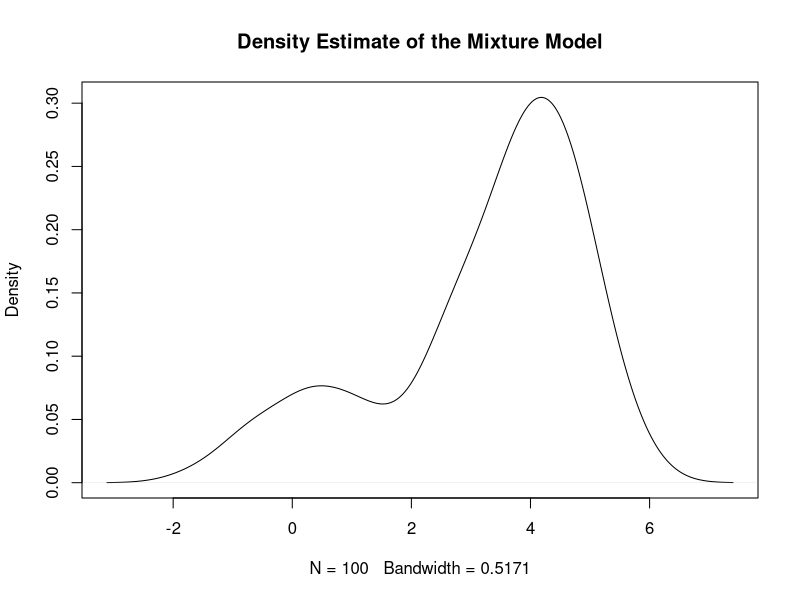
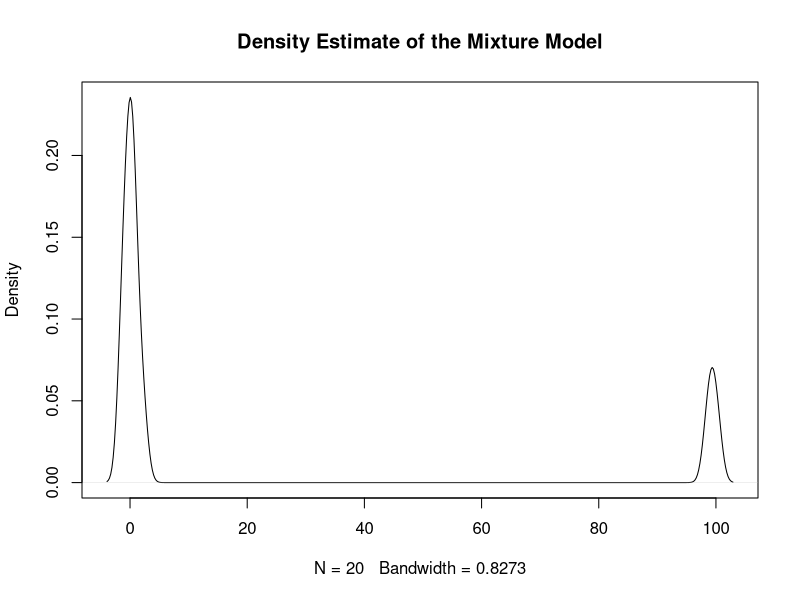
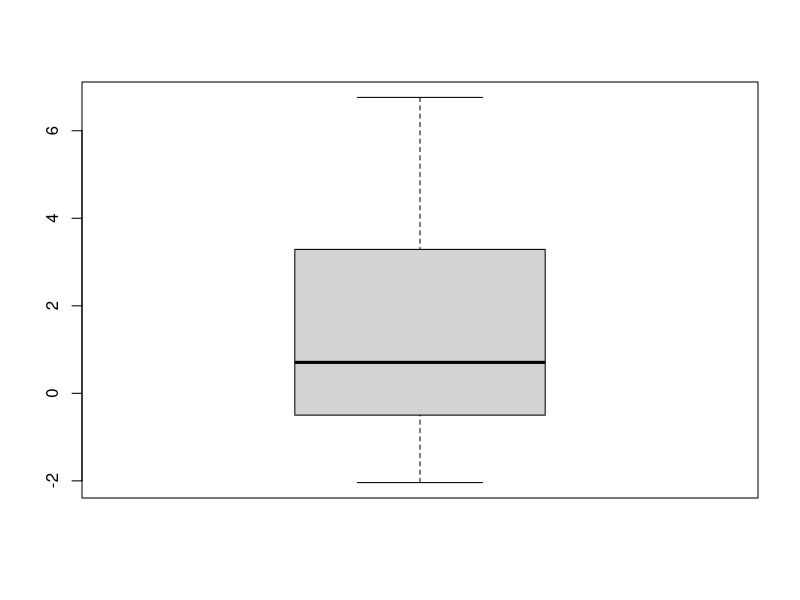
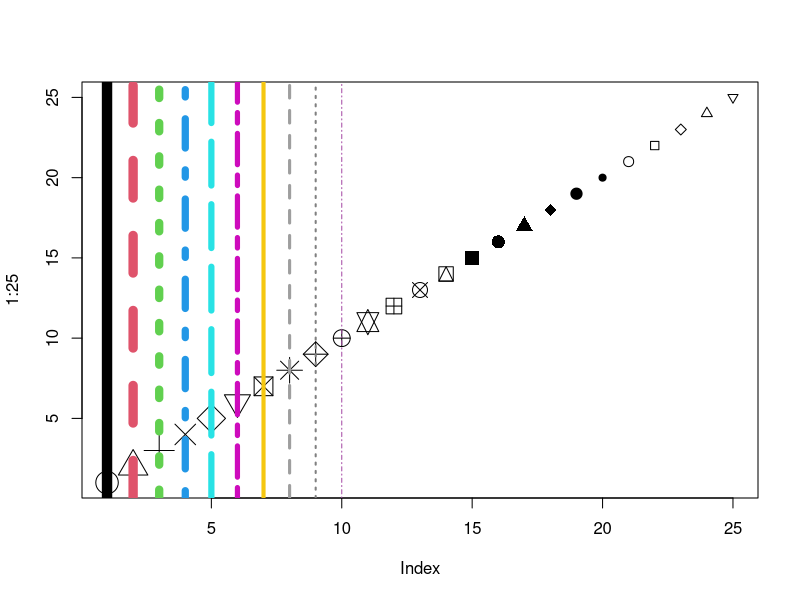
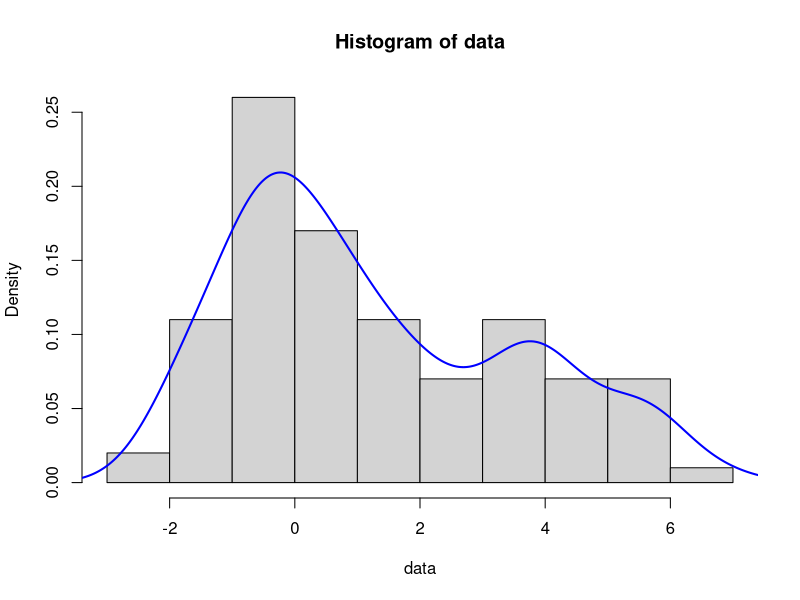

The R script that drew these images, in order: (Note: this script raises an error after producing the figures.)
              ############ APPLIED STATISTICS -> EXERCISE 2 ############

        
rm(list = ls()) # rm() -----> remove objects; ls() -----> list of all objects

norm.contaminated.sample <- function(mu1, sigma1, mu2 = 0, sigma2 = 1, proportion = 1/2, size=1) {
  p = runif(size, 0, 1) > proportion;
  return(rnorm(size, mu1 + (mu2 - mu1)*p, sigma1 + (sigma2-sigma1)*p))
}

generate.contaminated = function (n, prop, mu1=0, sigma1=1, mu2 = 0, sigma2 = 1) {
  u = runif(n, 0, 1)
  rand.samples = rep(NA, n)
  for (i in 1:n) {
    if (u[i] < prop) {
      rand.samples[i] = rnorm(1, mu1, sigma1)
    } else {
      rand.samples[i] = rnorm(1, mu2, sigma2)
    }
  }
  return(rand.samples)
}

x = generate.contaminated(n=100, prop=1/5, mu1=0, sigma1=1, mu2=4, sigma2=1)
y = norm.contaminated.sample(100, 1, proportion=1/5, size=20)
plot(density(x), main="Density Estimate of the Mixture Model")
plot(density(y), main="Density Estimate of the Mixture Model")

                                            ### Задача 1 ###
# Като използвате функцията norm.contaminated.sample(), генерирайте 100 проявления на случайната 
# величина Z с плътност f_Z(x)=f_X(x)*3/4+f_Y(x)*1/4, където f_X(x) и f_Y(x) са плътностите 
# съответно на X~N(0,1) и Y~N(4,1). Постройте boxplot и хистограма на получените данни. Можем ли
# да приемем нулевата хипотеза, че данните са нормално разпледелени с очакване 1 при ниво на съгласие
# alpha=0.05? Каква е стойността на p-value на статистиката? Нормално ли са разпределени данните?

n=100
data=norm.contaminated.sample(0,1,4,1,proportion=3/4,size=n)
boxplot(data,col = "lightgrey",outcol="red", outlwd=2)
{
  ?par
  ?points
  plot(1:25,pch=1:25,cex=seq(3,1,length.out = 25))
  abline(v=1:10,lty=1:10,col=c(1:8,rgb(0.5,0.5,0.5),rgb(165/255,75/255,165/255)),lwd=10:1)
}
d=density(data,bw="SJ")
h=hist(data,prob=TRUE)
lines(d,col='blue',lwd=2)
curve(dnorm(data, mean=mean(data), sd=sd(data)), add=TRUE, col=2,lwd=2)
(mu=mean(data))
(sd=sd(data))
(tStat=sqrt(n)*(mu-1)/sd)
alpha=0.05;
(criticalValue=abs(qt(alpha/2,n-1)))
(p_value=2*pt(abs(tStat),df=n-1,lower.tail=FALSE))

t.test(data, mu=1)
shapiro.test(data)
ks.test(data,"pnorm")

                                              ### Задача 2 ###
# Напишете функция, която връща доверителен интервал (lowerBound и upperBound) с ниво 
# confLevel (с default value 0.95) за средното на извадка x. Като изполвате функцията 
# missing(), конструирайте функцията така, че да използва нормално разпределение или
# Student разпределение според входните аргументи. Направете проверка за входната стойност 
# на аргумета confLevel.

conf.interval = function (x, confLevel = 0.95, sigma = sd(x)) {
  alpha = 1 - confLevel
  n = length(x)
  xbar = mean(x)
  se = sigma / sqrt(n)
  
  # calculate the critical value
  if (missing(sigma)) {
    critical.value = qt(1-alpha/2, df=n-1)
  } else {
    critical.value = qnorm(1-alpha/2)
  }

  lower = xbar - (critical.value * se)
  upper = xbar + (critical.value * se)

  return(c(lower=lower, upper=upper))
}

### test it
x=rnorm(100,0,1.5)
meanCI(x)
meanCI(x,sd(x))                                        

conf.interval(x)
